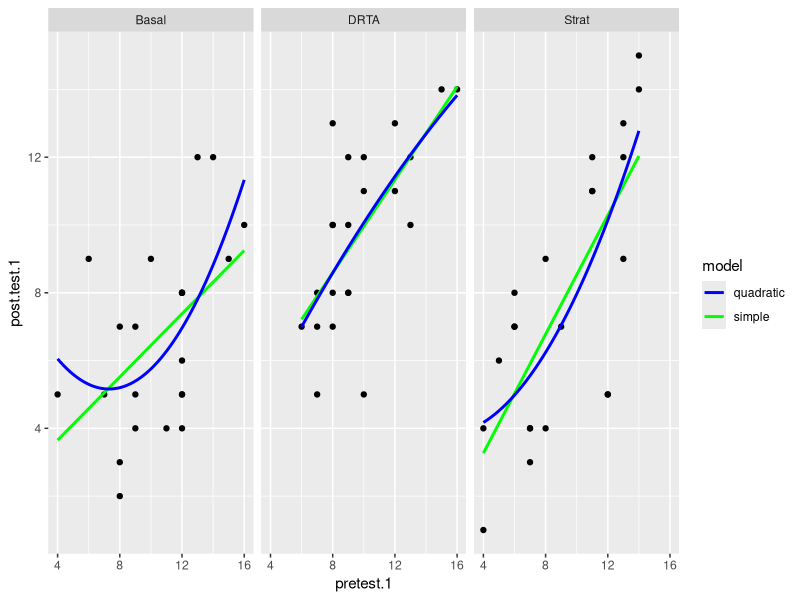
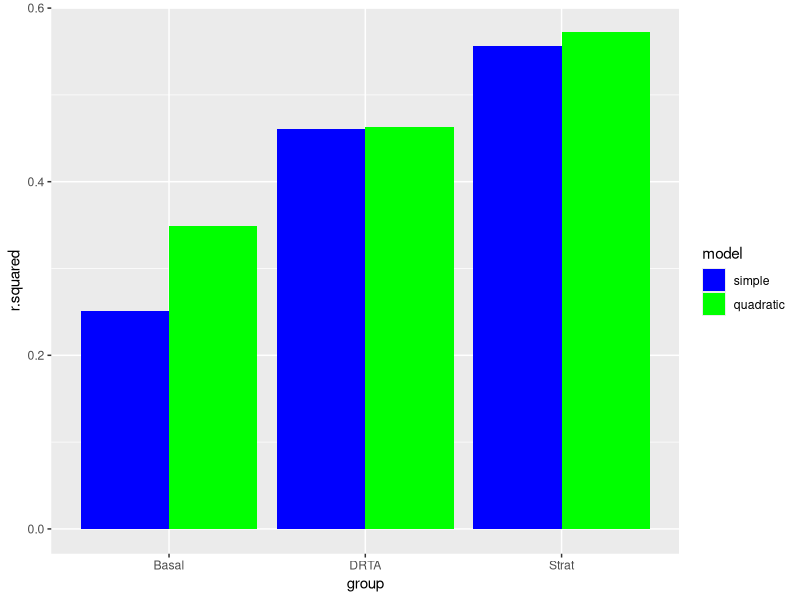
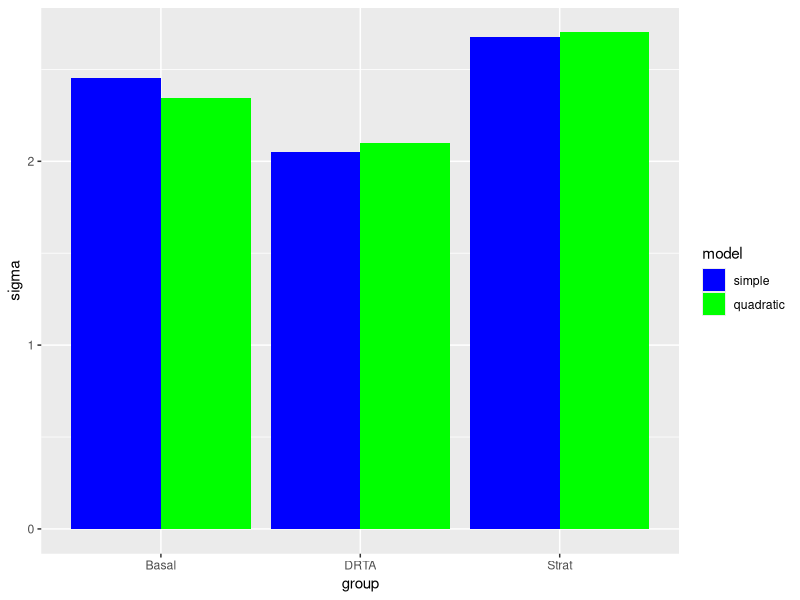

R code for these plots, in order:
## ---- chunk 1
library(tidyverse)
library(car)
library(broom)
library(knitr)

baumann <- carData::Baumann %>% 
  as_tibble()

baumann
## ---- chunk 2
baumann %>% 
  ggplot(aes(x = pretest.1, y = post.test.1)) +
  geom_point() +
  geom_smooth(method = "lm", se = FALSE, aes(color = "simple")) +
  geom_smooth(method = "lm", formula = y ~ x + I(x^2), se = FALSE, aes(color = "quadratic")) +
  facet_wrap(~ group) +
  scale_colour_manual(name = "model", values=c("blue", "green"))
## ---- chunk 3
#simple model
lm.1 <- baumann %>%
  nest(-group) %>% 
  mutate(
    model = "simple",
    fit = map(data, ~ lm(post.test.1 ~ pretest.1, data = .x)),
    glance = map(fit, glance)
  ) %>% 
  unnest(glance, .drop = TRUE) %>% 
  select(c(1:3, 5:7)) #just selecting the relevant statistics from glance.

#quadratic model
lm.2 <- baumann %>%
  nest(-group) %>% 
  mutate(
    model = "quadratic",
    fit = map(data, ~ lm(post.test.1 ~ pretest.1 + I(pretest.1^2), data = .x)),
    glance = map(fit, glance)
  ) %>% 
  unnest(glance, .drop = TRUE) %>% 
  select(c(1:3, 5:7)) #just selecting the relevant statistics from glance.

#rbinding the two glance outputs
models <- rbind(lm.1, lm.2)
models
## ---- chunk 4
models %>% 
  ggplot(aes(x = group, y = r.squared, fill = fct_rev(model))) +
  geom_bar(stat = "identity", position = "dodge") +
  scale_fill_manual("model", values = c("quadratic" = "green", "simple" = "blue"))
## ---- chunk 5
models %>% 
  ggplot(aes(x = group, y = sigma, fill = fct_rev(model))) +
  geom_bar(stat = "identity", position = "dodge") +
  scale_fill_manual("model", values = c("quadratic" = "green", "simple" = "blue"))
